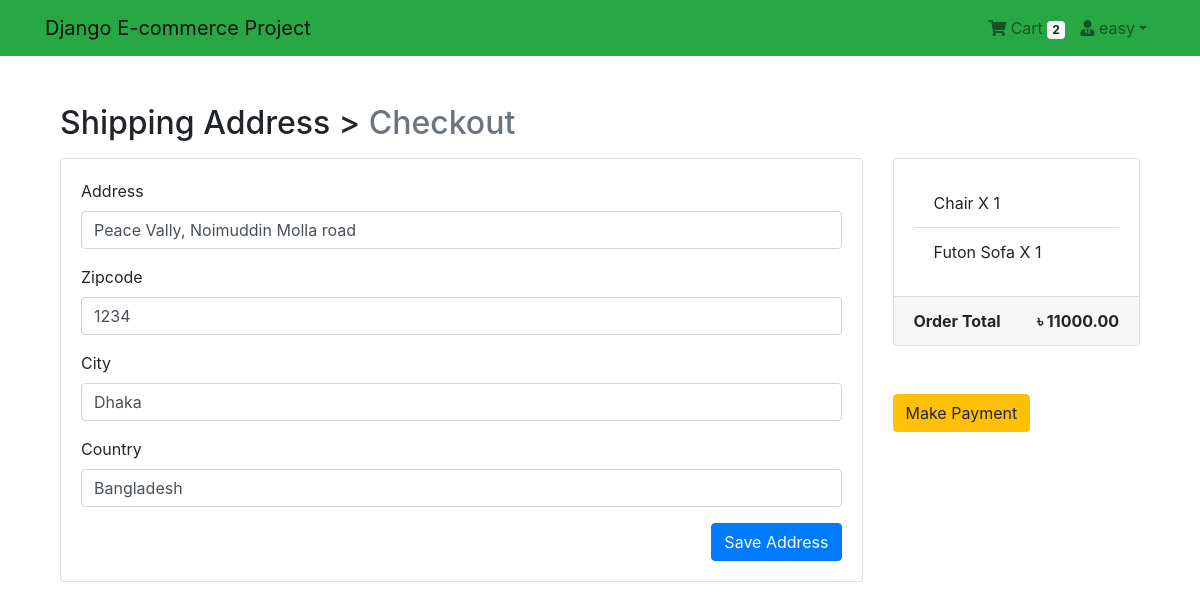
The app's page /payment/payment/ (signed in) with its own data.
### App_Login/models.py (models this page shows, shortened)
class User(AbstractBaseUser, PermissionsMixin):
    email = models.EmailField(unique=True, null=False)
    is_staff = models.BooleanField(
        ugettext_lazy('staff status'),
        default=False,
        help_text = ugettext_lazy('Designates whether the user can log in this site')
    )
    is_active = models.BooleanField(
        ugettext_lazy('active'),
        default=True,
        help_text=ugettext_lazy('Designates whether this user should be treated as active. Unselect this instead of deleting accounts')
    )
    USERNAME_FIELD = 'email'
    objects = MyUserManager()

class Profile(models.Model):
    user = models.OneToOneField(User, on_delete=models.CASCADE, related_name='profile')
    username = models.CharField(max_length=264, blank=True)
    full_name = models.CharField(max_length=264, blank=True)
    address_1 = models.TextField(max_length=300, blank=True)
    city = models.CharField(max_length=40, blank=True)
    zipcode = models.CharField(max_length=10, blank=True)
    country = models.CharField(max_length=50, blank=True)
    phone = models.CharField(max_length=20, blank=True)
    date_joined = models.DateTimeField(auto_now_add=True)

### App_Order/models.py (models this page shows, shortened)
class Order(models.Model):
    orderitems = models.ManyToManyField(Cart)
    user = models.ForeignKey(settings.AUTH_USER_MODEL,on_delete=models.CASCADE)
    ordered = models.BooleanField(default=False)
    created = models.DateTimeField(auto_now_add=True)
    paymentId = models.CharField(max_length=264,blank=True,null=True)
    orderId = models.CharField(max_length=200,blank=True,null=True)
    def get_totals(self):
        total = 0
        for order_item in self.orderitems.all():
            total += float(order_item.get_total())
        return total

class Cart(models.Model):
    user = models.ForeignKey(settings.AUTH_USER_MODEL,on_delete=models.CASCADE,related_name='cart')
    item = models.ForeignKey(Product,on_delete=models.CASCADE)
    quantity = models.IntegerField(default=1)
    purchaed = models.BooleanField(default=False)
    created = models.DateTimeField(auto_now_add=True)
    updated = models.DateTimeField(auto_now=True)
    def get_total(self):
        total = self.item.price * self.quantity
        float_total = format(total, '0.2f')
        return float_total

### App_Payment/models.py (models this page shows, shortened)
class BillingAddress(models.Model):
    user = models.ForeignKey(settings.AUTH_USER_MODEL,on_delete=models.CASCADE)
    address = models.CharField(max_length=264,blank=True)
    zipcode = models.CharField(max_length=20,blank=True)
    city = models.CharField(max_length=20,blank=True)
    country= models.CharField(max_length=100,blank=True)
    def is_fully_filled(self):
        fields_names = [f.name for f in self._meta.get_fields()]
        for field_name in fields_names:
            value = getattr(self, field_name)
            if value is None or value=='':
                return False
        return True
    class Meta:
        verbose_name_plural = 'Billing Addresses'

### App_Shop/models.py (models this page shows, shortened)
class Product(models.Model):
    mainimage = models.ImageField(upload_to='Products')
    name = models.CharField(max_length=264)
    category = models.ForeignKey(Category, on_delete=models.CASCADE, related_name='category')
    preview_text = models.TextField(max_length=200,verbose_name='Preview Text')
    detail_text = models.TextField(max_length=1000,verbose_name='Description')
    price = models.FloatField()
    old_price = models.FloatField(default=0.00)
    created = models.DateTimeField(auto_now_add=True)
    class Meta:
        ordering = ['-created',]

### App_Payment/views.py (the view)
# urls.py: path('payment/', views.checkout, name='checkout'),
@login_required
def checkout(request):
    saved_address,_ = BillingAddress.objects.get_or_create(user=request.user)
    form = BillingForm(instance=saved_address)
    if request.method == 'POST':
        form = BillingForm(request.POST, instance=saved_address)
        if form.is_valid():
            form.save()
            form = BillingForm(instance=saved_address)
            messages.success(request,'Shipping Addresss saved.')
    order_qs = Order.objects.filter(user=request.user, ordered=False)
    order_items=order_qs[0].orderitems.all()
    order_total = order_qs[0].get_totals()
    return render(request,'App_Payment/checkout.html',context={'form':form,'order_items':order_items,'order_total':order_total,'saved_address':saved_address})

### App_Payment/forms.py
class BillingForm(forms.ModelForm):
    class Meta:
        model = BillingAddress
        fields = ['address','zipcode','city','country',]

### App_Order/templatetags/cart_tag.py (called while the page is built)
@register.filter
def cart_total(user):
    order = Order.objects.filter(user=user, ordered=False)
    if order.exists():
        return order[0].orderitems.count()
    else:
        return 0

### templates/App_Payment/checkout.html (shortened to what this page needs)
{% extends 'base.html' %}
{% load crispy_forms_tags %}
{% block body_block %}
<div class="container mt-5">
  <h2 class="mb-3">
    Shipping Address > <span class="text-muted">Checkout</span>
  </h2>
  <div class="row">
    <div class="col-md-9">
      <div class="card mb-5" style="height: auto">
        <div class="card-body">
          <form method="POST">
            {{form|crispy}}
            <button type="submit" class="btn btn-primary float-right">Save Address</button>
          </form>
        </div>
      </div>
    </div>
    <div class="col-md-3">
      <div class="card" style="height:auto">
        <div class="card-body">
          <ul class="list-group list-group-flush">
            {% for order_item in order_items %}
              <li class="list-group-item">{{ order_item.item.name}} X {{order_item.quantity}}</li>
            {% endfor %}
          </ul>
        </div>
        <div class="card-footer">
          <span class="float-left"><b>Order Total</b></span>
          <span class="float-right"><b>&#2547; {{order_total|floatformat:2}}</b></span>
        </div>
      </div>
      <br>
      <br>
      {% if saved_address.is_fully_filled %}
      <a href="{% url 'App_Payment:payment' %}" class="btn btn-warning btn-md">Make Payment</a>
      {% else %}
      <div class="alert alert-success text-center shadow">
        <p>Please fill up all the information to make payment.</p>
      </div>
      {% endif %}
    </div>
  </div>
</div>
{% endblock %}

### templates/navbar.html (shortened to what this page needs)
{% load cart_tag %}
<nav class="navbar navbar-expand-lg navbar-light bg-success">
    <div class="container">
      <a class="navbar-brand" href="{% url 'App_Shop:home' %}">Django E-commerce Project</a>
      <div class="collapse navbar-collapse" id="navbarNav">
        <ul class="navbar-nav ml-auto">
          {% if request.user.is_authenticated %}
          <li class="nav-item">
            <a href="{% url 'App_Order:cart' %}" class="nav-link">
                <i class="fa fa-shopping-cart"></i> Cart
                <span class="badge badge-light"> {{ request.user | cart_total }} </span>
            </a>
          </li>
          <li class="nav-item dropdown">
            <a class="nav-link dropdown-toggle" href="#" id="navbarDropdown" role="button" data-toggle="dropdown" aria-haspopup="true" aria-expanded="false"><i class="fas fa-user-tie"></i> {{request.user.profile.username}}</a>
          </li>
          {% else %}
          <li class="nav-item">
            <a href="{% url 'App_Login:login' %}" class="btn btn-primary">Login</a>
          </li>
          {% endif %}
        </ul>
      </div>
    </div>
  </nav>

### templates/base.html (style rules this page uses)
.card { height: 350px; }

### records on screen
User: user|cart_total "2", user.profile.username "easy"
BillingAddress: address "Peace Vally, Noimuddin Molla road", zipcode "1234", city "Dhaka", country "Bangladesh"
Cart: item.name "Chair", quantity "1"
Cart: item.name "Futon Sofa", quantity "1"

### other values on screen
{{ order_total|floatformat:2 }} "11000.00"
